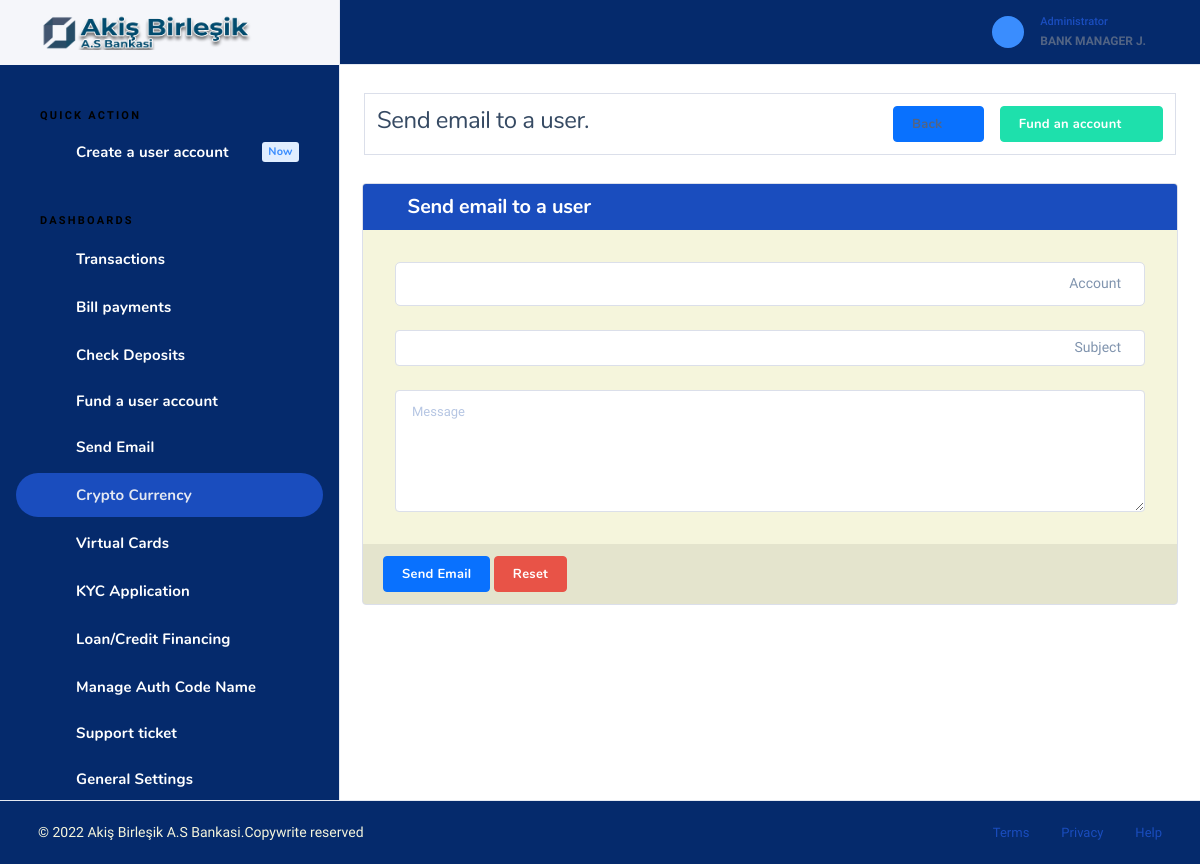
The app's page /myaccount/admin/email_user.php (signed in) with its own data.
### tables this page shows
CREATE TABLE `setting` (
  `id` int(11) NOT NULL,
  `name` varchar(150) NOT NULL,
  `logo` varchar(150) NOT NULL,
  `address` varchar(150) NOT NULL,
  `email` varchar(150) NOT NULL,
  `phone` varchar(150) NOT NULL,
  `favicon` varchar(150) NOT NULL,
  `tagline` varchar(150) NOT NULL,
  `register` varchar(150) NOT NULL,
  `darklogo` varchar(150) NOT NULL,
  `description` varchar(700) NOT NULL DEFAULT 'This Credit Union is federally-insured by the National Credit Union Administration. We do business in accordance with the Fair Housing Law and Equal opportunity Credit Act.',
  `seo` varchar(150) NOT NULL,
  `footerlogo` varchar(150) NOT NULL DEFAULT 'footlogo.png',
  `securityalert` varchar(150) NOT NULL,
  `stockrate` varchar(5505) NOT NULL DEFAULT '<script type="text/javascript" src="https://s3.tradingview.com/external-embedding/embed-widget-ticker-tape.js" async="">                                                                         {                                                                             "symbols"                                                                         :                                                                             [                                                                                 {                                                                                     "title": "S&P 500",                                                                                     "proName": "OANDA:SPX500USD"                                                                                 },                                                                                 {                                                                                     "title": "Nasdaq 100",                                                                                     "proName": "OANDA:NAS100USD"                                                                                 },                                                                                 {                                                                                     "title": "EUR/USD",                                                                                     "proName": "FX_IDC:EURUSD"                                                                                 },                                                                                 {                                                                                     "title": "BTC/USD",                                                                                     "proName": "BITSTAMP:BTCUSD"                                                                                 },                                                                                 {                                                                                     "title": "ETH/USD",                                                                                     "proName": "BITSTAMP:ETHUSD"                                                                                 },                                                                                 {                                                                                     "description": "AAPL",                                                                                     "proName": "NASDAQ:AAPL"                                                                                 },                                                                                 {                                                                                     "description": "MICROSOFT",                                                                                     "proName": "NASDAQ:MSFT"                                                                                 }                                                                             ],                                                                                 "colorTheme"                                                                         :                                                                             "dark",                                                                                 "isTransparent"                                                                         :                                                                             false,                                                                                 "displayMode"                                                                         :                                                                             "compact",                                                                                 "locale"                                                                         :                                                                             "en"                                                                         }                                                                     </script>',
  `stockrate2` varchar(1000) NOT NULL DEFAULT '    <iframe             src="//www.exchangerates.org.uk/widget/ER-LRTICKER.php?w=1400&amp;s=1&amp;mc=GBP&amp;mbg=F0F0F0&amp;bs=yes&amp;bc=000044&amp;f=verdana&amp;fs=10px&amp;fc=000044&amp;lc=000044&amp;lhc=FE9A00&amp;vc=FE9A00&amp;vcu=008000&amp;vcd=FF0000&amp;"             width="1400" height="30" frameborder="0" scrolling="no" marginwidth="0" marginheight="0"></iframe>',
  `stock` int(11) NOT NULL DEFAULT 1,
  `money` varchar(50) NOT NULL DEFAULT 'USD',
  `country` varchar(50) NOT NULL DEFAULT 'United States',
  `visa_picture` varchar(150) NOT NULL,
  `tawk` varchar(500) NOT NULL,
  `shortname` varchar(150) NOT NULL DEFAULT 'Rednerbank',
  `blocked_msg` varchar(500) NOT NULL DEFAULT 'Dear Customer, we have discovered suspicious activities on your account. An unauthorized IP address attempted to carry out a transaction on your account. Consequently, your account has been flagged by our risk assessment department. kindly visit our nearest branch with your identification card and utility bill to confirm your identity before it can be reactivated. For more information, kindly contact our online customer care representatives.',
  `crypto` int(11) NOT NULL DEFAULT 1,
  `blocked_title` varchar(150) NOT NULL DEFAULT 'Account Suspended',
  `imfmsg` varchar(1000) NOT NULL DEFAULT 'You need to provide your IMF code before you can continue with this transaction.<br>                                                 You visit any of our nearest branch or contact our online customer care representative, they will help you with the appropriate IMF code for this transaction.',
  `cotmsg` varchar(1000) NOT NULL DEFAULT 'You need to provide your COT code before you can continue with this transaction. You can visit any of our nearest branch or contact our online customer care representative, they will help you with the appropriate COT code for this transaction.',
  `icmsg` text DEFAULT NULL,
  `tinmsg` text DEFAULT NULL,
  `tacmsg` text DEFAULT NULL,
  `charges` varchar(11) NOT NULL DEFAULT '0.3',
  `wiremsg` varchar(500) NOT NULL,
  `localmsg` varchar(500) NOT NULL,
  `cot_imf_counter` int(11) NOT NULL DEFAULT 5,
  `cot_error` varchar(500) NOT NULL DEFAULT 'Your account have been temporarily suspended for providing the wrong COT code, We are always committed to safe guarding your funds and therefore this is the right decision we can take for now. For more information, kindly contact our live customer care representatives.',
  `imf_error` varchar(500) NOT NULL DEFAULT 'Your account have been temporarily suspended for providing the wrong IMF code, We are always committed to safe guarding your funds and therefore this is the right decision we can take for now. For more information, kindly contact our live customer care representatives.',
  `enable_cot_imf` varchar(20) NOT NULL DEFAULT 'Yes',
  `rest_msg` varchar(1000) NOT NULL DEFAULT 'Your  account was temporary restricted from carrying out transaction via our online banking channel, Kindly visit any of our nearest branch to resolve this issue. For more information, kindly contact our online customer care representative.',
  `userstac` varchar(50) NOT NULL DEFAULT '1999',
  `usersic` varchar(50) NOT NULL DEFAULT '1999',
  `userstin` varchar(50) NOT NULL DEFAULT '1999',
  `enable_tin_ic_tac` varchar(20) NOT NULL DEFAULT 'Yes',
  `enable_tac` varchar(20) NOT NULL DEFAULT 'Yes',
  `enable_ic` varchar(20) NOT NULL DEFAULT 'Yes',
  `enable_tin` varchar(20) NOT NULL DEFAULT 'Yes',
  `former` varchar(150) NOT NULL DEFAULT 'Yes',
  `bots` int(10) NOT NULL DEFAULT 1,
  `site_url` varchar(50) NOT NULL,
  `kyc` int(11) NOT NULL DEFAULT 1,
  `loan` int(11) NOT NULL DEFAULT 1,
  `visual_card` int(11) NOT NULL DEFAULT 1,
  `theme` varchar(80) NOT NULL DEFAULT 'light'
);

CREATE TABLE `users` (
  `id` int(11) NOT NULL,
  `username` varchar(150) DEFAULT NULL,
  `password` text DEFAULT NULL,
  `salt` text NOT NULL,
  `email` varchar(150) DEFAULT NULL,
  `phone` varchar(150) DEFAULT NULL,
  `firstname` varchar(150) DEFAULT NULL,
  `middlename` varchar(150) DEFAULT 'None',
  `lastname` varchar(150) DEFAULT NULL,
  `dob` varchar(150) DEFAULT NULL,
  `gender` varchar(50) DEFAULT NULL,
  `passport` varchar(150) DEFAULT NULL,
  `address` varchar(150) DEFAULT NULL,
  `state` varchar(150) DEFAULT NULL,
  `city` varchar(150) DEFAULT NULL,
  `country` varchar(150) DEFAULT NULL,
  `accountnumber` varchar(150) DEFAULT NULL,
  `accountbalance` double NOT NULL,
  `accounttype` varchar(150) DEFAULT NULL,
  `securityquestion` varchar(150) DEFAULT NULL,
  `answer` varchar(150) DEFAULT NULL,
  `ssn` int(150) DEFAULT NULL,
  `maidensname` varchar(150) DEFAULT NULL,
  `status` varchar(150) DEFAULT NULL,
  `datecreated` varchar(150) DEFAULT NULL,
  `approve` int(11) NOT NULL DEFAULT 0,
  `title` varchar(50) DEFAULT NULL,
  `dayOFBirth` varchar(50) DEFAULT NULL,
  `monthOfBirth` varchar(50) DEFAULT NULL,
  `yearOfBirth` varchar(50) DEFAULT NULL,
  `zipcode` varchar(50) DEFAULT NULL,
  `occupation` varchar(50) DEFAULT NULL,
  `income` varchar(50) DEFAULT NULL,
  `nextOfKIn` varchar(50) DEFAULT NULL,
  `secretCode` varchar(50) DEFAULT NULL,
  `nickname` varchar(50) DEFAULT NULL,
  `tfa` varchar(20) DEFAULT NULL,
  `usercurrency` varchar(50) NOT NULL DEFAULT 'USD',
  `next_address` varchar(150) DEFAULT NULL,
  `next_relationship` varchar(150) DEFAULT NULL,
  `next_age` varchar(150) DEFAULT NULL,
  `securityquestion2` varchar(150) DEFAULT NULL,
  `answer2` varchar(150) DEFAULT NULL,
  `email_verify` int(20) NOT NULL DEFAULT 0,
  `email_code` varchar(200) DEFAULT NULL,
  `cot` varchar(50) NOT NULL DEFAULT '00',
  `imf` varchar(50) NOT NULL DEFAULT '00',
  `daily_limit` varchar(120) NOT NULL DEFAULT '5000',
  `blocktransfer` int(11) NOT NULL DEFAULT 1,
  `allowtransfer` int(11) NOT NULL DEFAULT 1,
  `theme` varchar(80) NOT NULL DEFAULT 'dark'
);

### myaccount/admin/email_user.php (the view, shortened to what the rows shown need)
<?php
include("header.php");
?>
                          </div>
                     </div>
<?php
include("footer.php");
?>

### myaccount/admin/header.php (shortened to what the rows shown need)
<?php include("../scripts/functions.php");
?>
<!DOCTYPE html>
<html lang="zxx" class="js">
 <head>
    <link rel="stylesheet" href="../scss/sweetalert.css">
    <link rel="stylesheet" href="../assets/css/dashlite.css?ver=2.4.0">
    <link id="skin-default" rel="stylesheet" href="../assets/css/theme.css?ver=2.4.0">
     <link rel="stylesheet" type="text/css" href="../assets/css/libs/fontawesome-icons.css">
     <link href="../css/toastr.css" rel="stylesheet"/>
      <link rel="stylesheet" href="https://www.jqueryscript.net/demo/jQuery-International-Telephone-Input-With-Flags-Dial-Codes/build/css/intlTelInput.css">
   </head>
<body class="nk-body bg-white has-sidebar <?php if($theme_mode == "dark"){
  echo "dark-mode";
}
?>">
    <div class="nk-app-root">
        <div class="nk-main ">
            <div class="nk-sidebar nk-sidebar-fixed " data-content="sidebarMenu">
                <div class="nk-sidebar-element nk-sidebar-head">
                    <div class="nk-sidebar-brand">
                        <a href="account_manager" class="logo-link nk-sidebar-logo">
                            <img class="logo-dark logo-img" src="../<?php echo$logo ?>" srcset="../<?php echo$logo ?> 2x" alt="logo-dark">
                        </a>
                    </div>
                </div>
            </div>
            <div class="nk-wrap ">
                <div class="nk-header nk-header-fixed is-light">
                    <div class="container-fluid">
                        <div class="nk-header-wrap">
                            <div class="nk-header-tools">
                                <ul class="nk-quick-nav">
                                    <li class="dropdown user-dropdown">
                                        <a href="#" class="dropdown-toggle" data-toggle="dropdown">
                                            <div class="user-toggle">
                                                <div class="user-info d-none d-md-block">
                                                    <div class="user-status">Administrator</div>
                                                    <div class="user-name dropdown-indicator"><?php echo "$adfirstname $admiddlename $adlastname"; ?></div>
                                                </div>
                                            </div>
                                        </a>
                                    </li>
                                </ul>
                            </div>
                        </div>
                    </div>
                </div>

### myaccount/admin/footer.php (shortened to what the rows shown need)
<div class="nk-footer nk-footer-fluid">
                    <div class="container-fluid">
                        <div class="nk-footer-wrap">
                            <div class="nk-footer-copyright"> &copy; <?php echo date("Y"); ?> <?php echo $sitename ?>.<a href="#">Copywrite reserved</a>
                            </div>
                            <div class="nk-footer-links">
                                <ul class="nav nav-sm">
                                </ul>
                            </div>
                        </div>
                    </div>
                </div>
            </div>
</body>
</html>

### records on screen
setting: logo (picture), name "Akiş Birleşik A.S Bankasi"
users: firstname "BANK", middlename "MANAGER", lastname "J."
